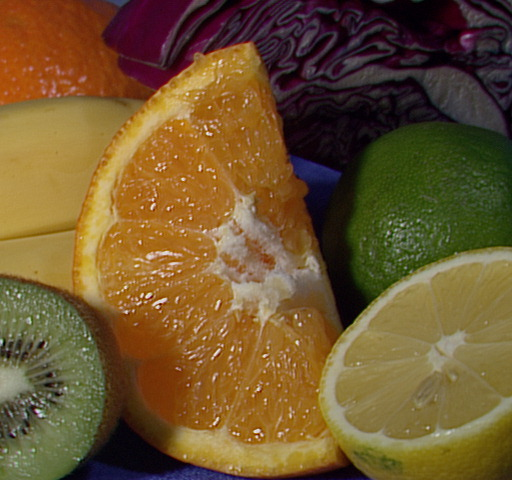
#> input picture Materials/Lab2/images/fruits.jpg, 512 x 480 px, found by its file name
$ python HT.py   (older library calls are emulated)
#> lines starting #> are read from the running program, lines starting #| are printed output that depends on the picture
# -*- coding: utf-8 -*-
"""
Created on Mon Nov 14 22:55:00 2022

@author: Admin


Zapoznaj się z funkcjami cv2.HoughLines i cv2.HoughLinesP.
W trakcie ćwiczenia dobierz wartości parametrów dla tych funkcji oraz
dla metody Canny


"""
import cv2 as cv2
import numpy as np
import matplotlib.pyplot as plt

# %%
# 1.1

# wczytanie obrazu w skali szarości
img = cv2.imread('D:\\envs\\215ICCzujR_env\\Images\\fruits.jpg', cv2.IMREAD_GRAYSCALE)
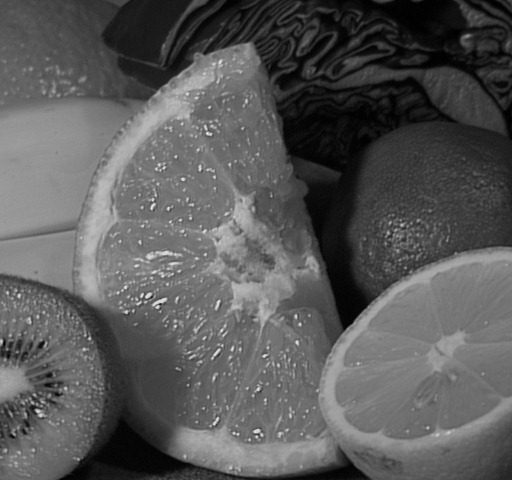
#> img: shape (480, 512); min 0, max 238, mean 88.7

# obliczenie histogramu za pomocą funkcji histogram() z biblioteki NumPy
hist_img, bins = np.histogram(a=img, bins=256, range=[0,256])
#> hist_img = 256 values, max 2883 at index 116, min 0 at index 232, mean 960; bins = 257 values from 0 to 256

# obliczenie dystrybuanty i jej normalizacja
cdf_img = hist_img.cumsum()
#> cdf_img = 256 values from 80 to 245760
cdf_img_normalized = cdf_img * float(hist_img.max()) / cdf_img.max()
#> cdf_img_normalized = 256 values from 0.938 to 2883


# %%
# 1.2

# Wykres podglądowy histogramu i dytrybuanty
plt.rcParams['figure.figsize'] = [10, 5]
fig, axs = plt.subplots(1, 2, tight_layout=True)

axs[0].plot(np.arange(256), cdf_img_normalized)
axs[0].plot(np.arange(256), hist_img)
axs[1].plot(np.arange(256), cdf_img)
axs[0].legend(('cdf normalized', 'histogram'), loc = 'upper left')
axs[1].legend(('cdf',), loc = 'upper left')

# %%
# 1.3
# Wyrównanie histogramu za pomocą funkcji cv2.equalizeHist
img_equ = cv2.equalizeHist(img)
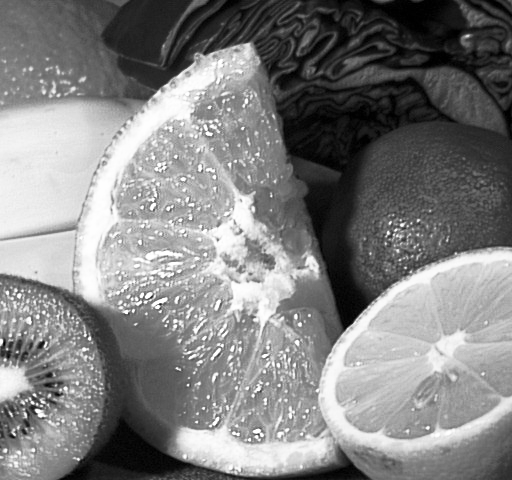
#> img_equ: shape (480, 512); min 0, max 255, mean 128.3
# obliczenie histogramu za pomocą funkcji histogram() z biblioteki NumPy
hist_img_equ, bins = np.histogram(a=img_equ, bins=256, range=[0,256])
#> hist_img_equ = 256 values, max 2883 at index 174, min 0 at index 3, mean 960
# obliczenie dystrybuanty obrazu img_equ i jej normalizacja
cdf_img_equ = hist_img_equ.cumsum()
#> cdf_img_equ = 256 values from 447 to 245760
cdf_img_equ_normalized = cdf_img_equ * float(hist_img_equ.max()) / cdf_img_equ.max()
#> cdf_img_equ_normalized = 256 values from 5.24 to 2883

# Wykres podglądowy histogramu i dytrybuanty obrazu po wyrównaniu histogramu
plt.rcParams['figure.figsize'] = [10, 5]
fig, axs = plt.subplots(1, 2, tight_layout=True)
axs[0].plot(np.arange(256), cdf_img_equ_normalized)
axs[0].plot(np.arange(256), hist_img_equ)
axs[1].plot(np.arange(256), cdf_img_equ)
axs[0].legend(('cdf equ normalized', 'histogram equ'), loc = 'upper left')
axs[1].legend(('cdf equ',), loc = 'upper left')

# %%
# 1.4
plt.rcParams['figure.figsize'] = [15, 10]
fig, axs = plt.subplots(2, 2, tight_layout=True)
axs[0,0].imshow(img, cmap='gray')
axs[0,1].hist(img.flatten(),256,[0,256], color = 'r')
axs[0,1].plot(cdf_img_normalized, color = 'b')
axs[0,1].legend(('cdf','histogram'), loc = 'upper left')
axs[1,0].imshow(img_equ, cmap='gray')
axs[1,1].hist(img_equ.flatten(),256,[0,256], color = 'r')
axs[1,1].plot(cdf_img_equ_normalized, color = 'b')
axs[1,1].legend(('cdf equ','histogram equ'), loc = 'upper left')

# %%
# 2
wikipath = "D:\\envs\\215ICCzujR_env\\Images\\wiki.jpg"
planepath = "D:\\envs\\215ICCzujR_env\\Images\\plane.jpg"
def clashe(path):
#> called with path = 'D:\\envs\\215ICCzujR_env\\Images\\wiki.jpg'
    plt.clf()
    plt.rcParams['figure.figsize'] = [15, 10]
    img = cv2.imread(path, 0)
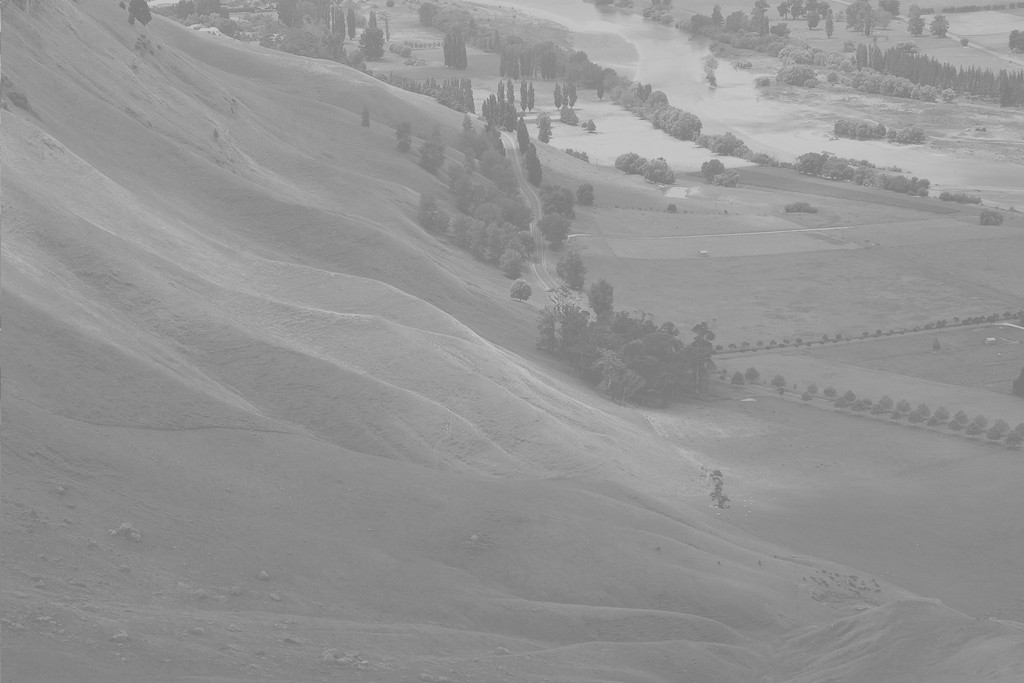
#> input picture Materials/Lab2/images/wiki.jpg, 1024 x 683 px, found by its file name
#> img is the input picture: shape (683, 1024); min 114, max 208, mean 148

    plt.subplot(421)
    plt.imshow(img, cmap='gray')

    plt.subplot(422)
    plt.hist(img.ravel(), bins=256, range=[0, 256])

    plt.subplot(423)
    img_equ = cv2.equalizeHist(img)
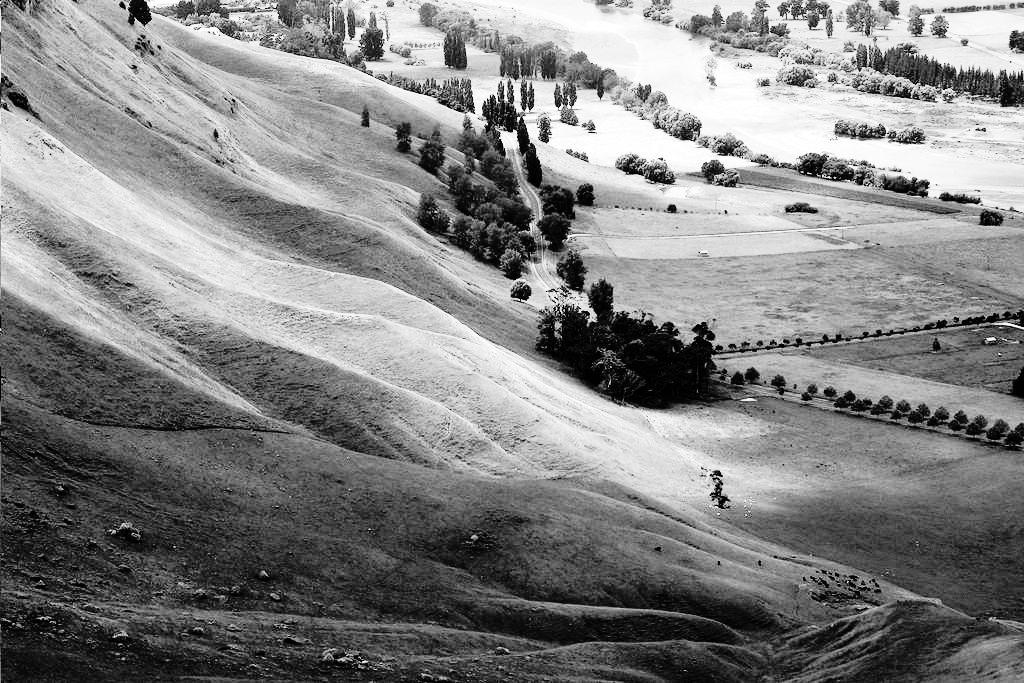
#> img_equ: shape (683, 1024); min 0, max 255, mean 130.5
    plt.imshow(img_equ, cmap='gray')

    plt.subplot(424)
    plt.hist(img_equ.ravel(), bins=256, range=[0, 256])

    plt.subplot(425)
    clahe = cv2.createCLAHE(clipLimit=2.0, tileGridSize=(4, 4))
    img_equ_clahe = clahe.apply(img)
    plt.imshow(img_equ_clahe, cmap='gray')

    plt.subplot(426)
    plt.hist(img_equ_clahe.ravel(), bins=256, range=[0, 256])

    plt.subplot(427)
    img_clache2 = clahe.apply(img_equ_clahe)
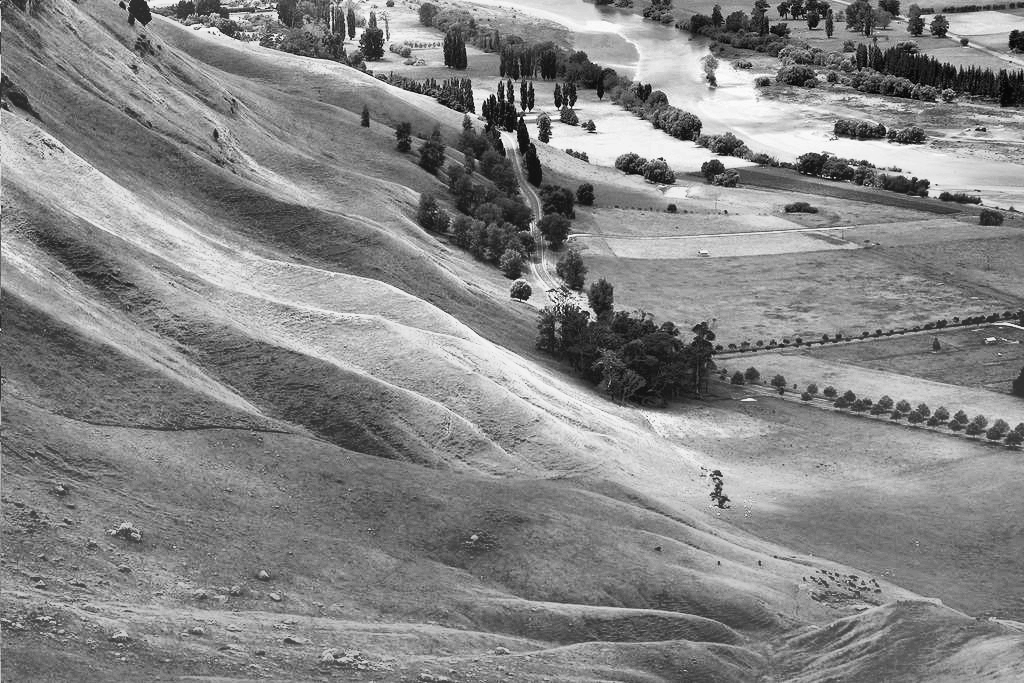
#> img_clache2: shape (683, 1024); min 5, max 253, mean 133.6
    plt.imshow(img_clache2, cmap='gray')

    plt.subplot(428)
    plt.hist(img_clache2.ravel(), bins=256, range=[0, 256])
    plt.show()
#> figure, not shown here; panel 1: curve peaks at x = 238, y = 2883; panel 1: curve peaks at x = 116, y = 2883; panel 2: curve peaks at x = 238, y = 245760
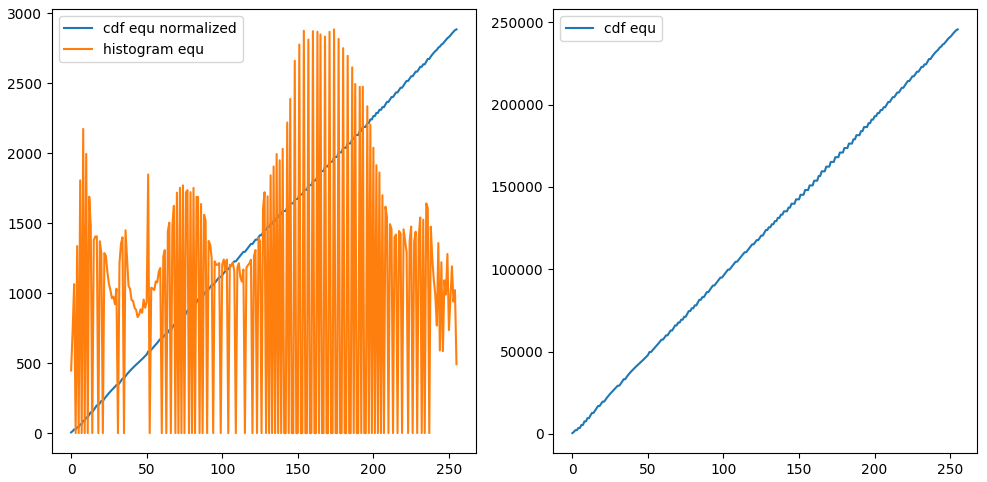
#> figure drawn by matplotlib, 2 panels; panel 1: curve peaks at x = 255, y = 2883; panel 1: curve peaks at x = 174, y = 2883; panel 2: curve peaks at x = 255, y = 245760
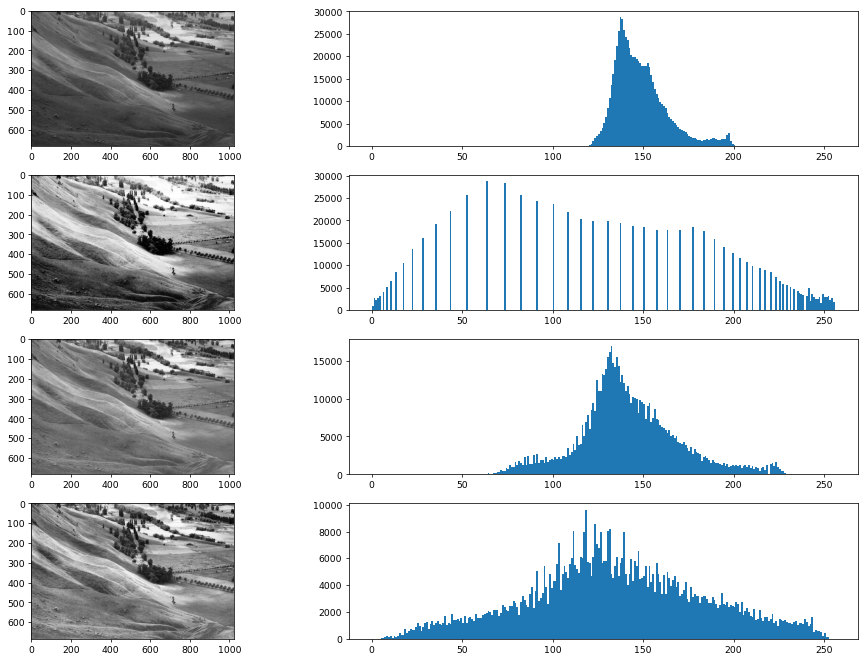
#> figure drawn by matplotlib, 8 panels; panel 2: tallest bar 28701 high, from x = 137 to 138; panel 4: tallest bar 28701 high, from x = 63 to 64; panel 6: tallest bar 17009 high, from x = 132 to 133; panel 8: tallest bar 9636 high, from x = 118 to 119

clashe(wikipath)
#%%
#> (the run stopped early here; a loop or call above may not have finished)
